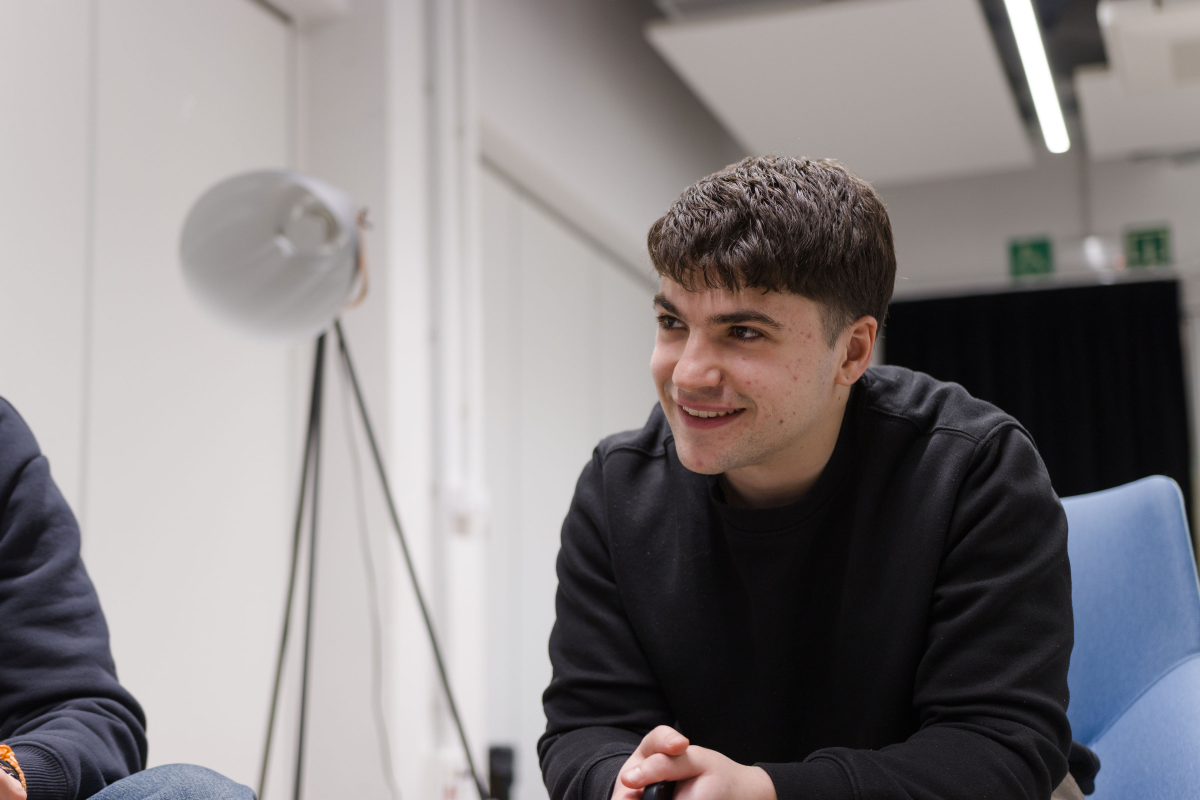
#> input picture photo.jpg, 3600 x 2400 px (shown at 1/3 size)
$ python -i build.py   (imports and definitions only)
#> lines starting #> are read from the running program, lines starting #| are printed output that depends on the picture
"""Build the Speridlabs Idol gallery: compact 3D objects, photos and a manifest.

Usage (any Python with numpy and Pillow):
    python scripts/idol-gallery/build.py SOURCE_DIR

SOURCE_DIR holds the Speridlabs Idol results listed in objects.json: the .ply
each object was saved as, and the photo it was generated from. Writes
public/idol-gallery/<slug>.lyg and <slug>.webp, and src/data/idol-gallery.json.

The .lyg format is gzip over a 40-byte header and four arrays, about 17 bytes
per Gaussian before compression instead of 56 in the .ply:
    header: b"LYG1", uint32 count, float32 pos_min[3], pos_max[3],
            float32 log_scale_min, log_scale_max
    uint16 position[count][3]   linear over [pos_min, pos_max]
    uint8  log_scale[count][3]  linear over [log_scale_min, log_scale_max]
    uint8  rotation[count][4]   w, x, y, z of the unit quaternion, 128 + 128 q
    uint8  rgba[count][4]       color and opacity, 255 = 1
"""

import gzip
import json
import struct
import sys
from pathlib import Path

import numpy as np
from PIL import Image

SH_C0 = 0.28209479177387814
ROOT = Path(__file__).resolve().parents[2]
OUT = ROOT / "public" / "idol-gallery"
MANIFEST = ROOT / "src" / "data" / "idol-gallery.json"
PHOTO_SIDE = 480


# [36 lines left out: functions read_ply, encode, not called in this run]


def square_photo(src, dst):
#> called with src = '../../photo.jpg', dst = 'out.png'
    image = Image.open(src).convert("RGB")
#> image is the input picture: PIL image 3600x2400 RGB; mean R, G, B 134.2, 129.6, 130.8
    side = min(image.size)
#> side = 2400
    left, top = (image.width - side) // 2, (image.height - side) // 2
#> left = 600; top = 0
    image = image.crop((left, top, left + side, top + side)).resize((PHOTO_SIDE, PHOTO_SIDE), Image.LANCZOS)
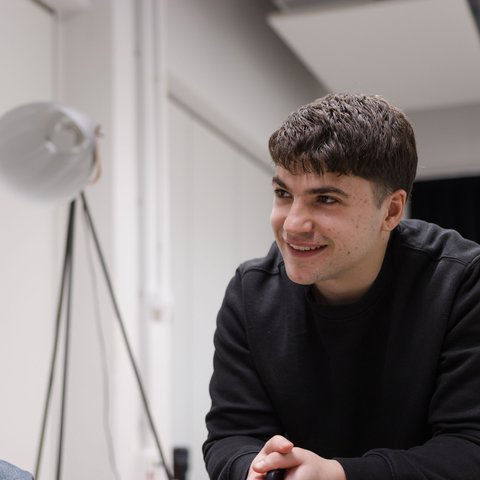
#> image: PIL image 480x480 RGB; mean R, G, B 136.4, 129.4, 128.2
    image.save(dst, "WEBP", quality=80, method=6)


# [26 lines left out: function main, not called in this run]


# [2 lines not run here, left out]

>>> result = square_photo('../../photo.jpg', 'out.png')
